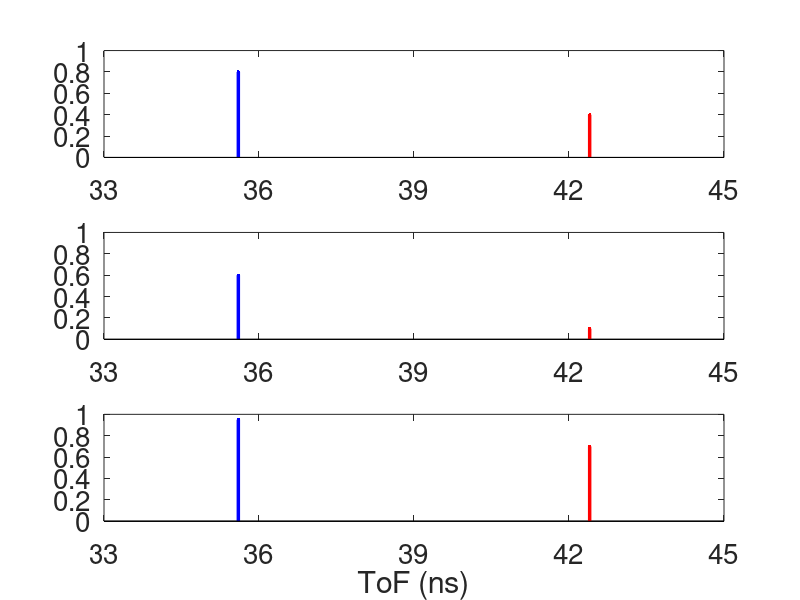

Recreate this plot in MATLAB.
tof = [35.6 42.4]*1e-9;
mag = [.8 .4; ...
       .6 .1; ...
       .95 .7];
t=[20:0.2:70]*1e-9;

% close all;
fig_size = [1 1 6 6 ];
% fig = figure('Position', [100 100 200*3 200*2]);
fig = figure('Units','inches', 'Position', fig_size);
color = 'brg';
fontsize = 20;
linewidth = 2.5;
markersz = 8;
% fig = figure('Position', [100 100 200*3 200*3]);
% linewidth = 2.5;
% markersz = 7;
% fontsize = 18;
for ii=1:3
    subplot(3,1,ii);
    stem(tof(1)*1e9, mag(ii,1), 'b.','LineWidth',linewidth,'MarkerSize',markersz);hold on;
    stem(tof(2)*1e9, mag(ii,2), 'r.','LineWidth',linewidth,'MarkerSize',markersz);hold on;
    xlim([33 45]);
    ylim([0 1]);
    xticks(33:3:45);
    set(gca,'fontsize',fontsize)
%     if ii==2
%         ylabel('Normalized magnitude')
%     end
end
xlabel("ToF (ns)")
% sgtitle("CIR");
exportgraphics(fig,"../figures/design_probes1.png",'Resolution',300);

% fig = figure('Position', [100 100 200*3 200*1]);
% stem(tof(1)*1e9, mag(3,1), 'b.','LineWidth',linewidth,'MarkerSize',markersz);hold on;
% stem(tof(2)*1e9, mag(3,2), 'r.','LineWidth',linewidth,'MarkerSize',markersz);hold on;
% xlim([33 45]);
% ylim([0 1]);
% xticks(33:3:45);
% set(gca,'fontsize',fontsize)
% xlabel("TOF (ns)")
% % sgtitle("CIR");
% exportgraphics(fig,"./figures/design_probes2.png",'Resolution',300);